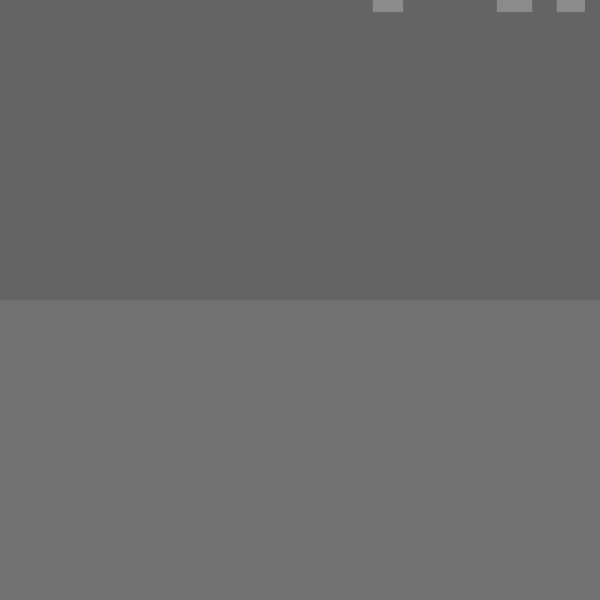
Frame 1 (no input)
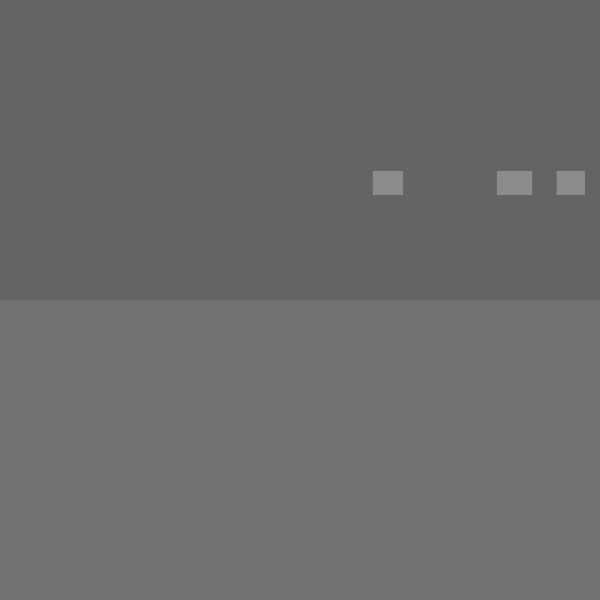
Frame 60 (the mouse pressed at the canvas centre just before this capture)
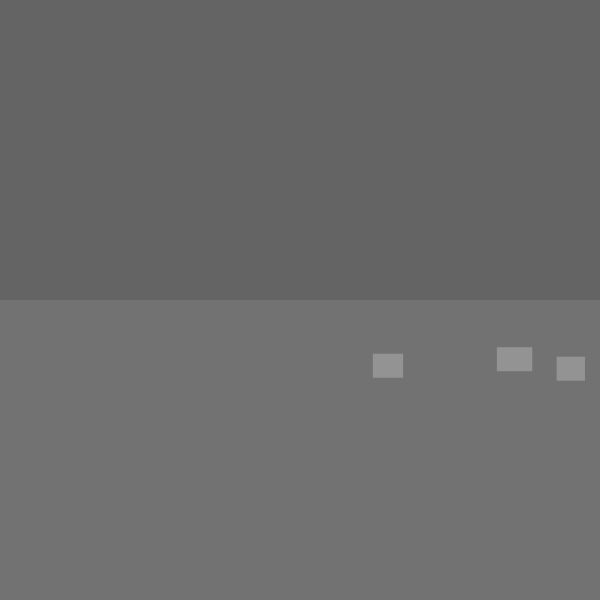
Frame 120 (the mouse held since frame 60 and released just before this capture)

The Processing sketch that drew these frames (run headless with seeded random() and noise(); from frame 60 on, the mouse is pressed at the canvas centre):

// Processing sketch: Exercise_02_06
// ── Exercise_02_06.pde
Mover[] movers = new Mover[3];

Liquid liquid;

void setup() {
  size(600, 600);
  pixelDensity(displayDensity());
  
  liquid = new Liquid(0, height/2, width, height/2, 0.1);
  
  for (int i = 0; i < movers.length; i++) {
    //Make sure to send constant mass
    movers[i] = new Mover(2, random(0.1, width), 0);
  }
}

void draw() {
  background(100);
  
  liquid.render();

  for (int i = 0; i < movers.length; i++) {

    if (movers[i].isInside(liquid)) {
      movers[i].drag(liquid);
    }
    
    //GRAVITY
    //This is Shiffman's hacky way of adding gravity
    //It's a constant * object's mass. The constant in our case is set to 0.1
    float m = 0.1 * movers[i].mass; 
    PVector gravity = new PVector(0, m);
    movers[i].applyForce(gravity);

    movers[i].update();
    movers[i].render();
  }
}

// ── Liquid.pde
class Liquid {
  float x, y, w, h;
  float c;
  
  Liquid(float _x, float _y, float _w, float _h, float _c) {
    x = _x;
    y = _y;
    w = _w;
    h = _h;
    c = _c;
  }
  
  void render() {
    noStroke();
    rectMode(CORNER);
    fill(175, 50);
    rect(x, y, w, h);
  }
  
}

// ── Mover.pde
class Mover {
  PVector pos;
  PVector vel;
  PVector acc;
  float mass;
  float surface;

  Mover(float m, float x, float y) {
    pos = new PVector(x, y);
    vel = new PVector(0, 0);
    acc = new PVector(0, 0);
    mass = m;
    surface = random(0.3, 4);
  }

  void update() {
    vel.add(acc);
    pos.add(vel);
    checkEdges();
    acc.mult(0);

  }

  void render() {
    noStroke();
    fill(200, 100);
    rectMode(CENTER);
    //rect(pos.x, pos.y, mass * 24, mass * 24);
    //Objects should have the same mass when calling the Mover function
    //The only change is in the surface size
    rect(pos.x, pos.y, surface * 24, 24);
  }
  
  void applyForce(PVector force) {
    PVector f = PVector.div(force, mass);
    acc.add(f);
  }

  void checkEdges() {
    if (pos.x > width) {
      pos.x = width;
      vel.x *= -1;
    } else if (pos.x < 0) {
      pos.x = 0;
      vel.x *= -1;
    }

    if (pos.y > height) {
      pos.y = height;
      vel.y *= -1;
    }
  }
  
  boolean isInside(Liquid l) {
    if (pos.x > l.x && pos.x < l.x + l.w && pos.y > l.y && pos.y < l.y + l.h) {
      return true;
    } else {
      return false;
    }
  }
  
  void drag(Liquid l) {
    float speed = vel.mag();
    //Add the area surface (make it weaker)
    float dragMagnitude = l.c * speed * speed * surface;
    
    PVector drag = vel.copy();
    drag.mult(-1);
    drag.normalize();
    drag.mult(dragMagnitude);
    
    applyForce(drag);
  }
}
